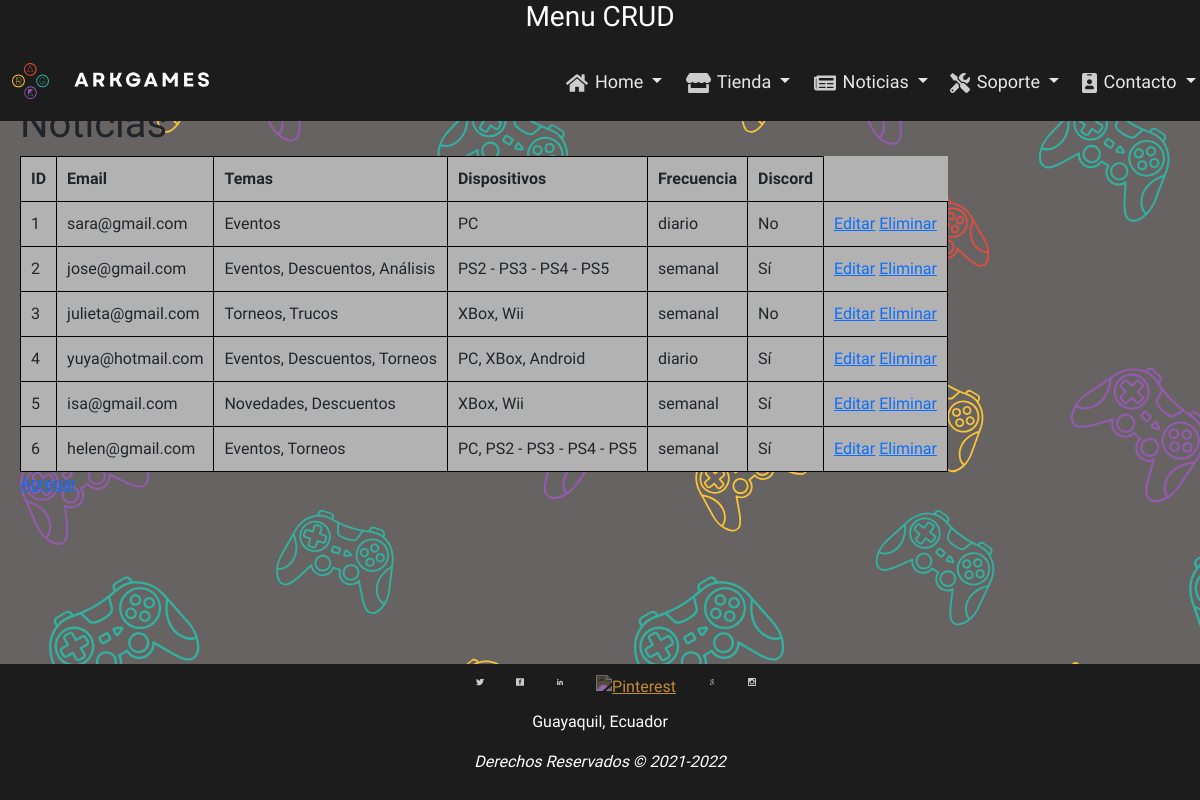
The page /views/Noticias/listar_noticias.php on the database its author committed.
### tables this page shows
CREATE TABLE `suscripcion` (
  `id_suscripcion` int NOT NULL AUTO_INCREMENT,
  `email` varchar(50) NOT NULL,
  `temas` varchar(200) NOT NULL,
  `dispositivos` varchar(200) NOT NULL,
  `frecuencia` varchar(10) NOT NULL,
  `discord` varchar(10) NOT NULL,
  PRIMARY KEY (`id_suscripcion`)
);

### views/Noticias/listar_noticias.php (the view, shortened to what this page needs)
<!DOCTYPE html>
<html lang="en">
    <head>
        <link rel="stylesheet" href="../../assets/css/master2.css" />
        <link href="https://cdn.jsdelivr.net/npm/bootstrap@5.1.1/dist/css/bootstrap.min.css" rel="stylesheet">
    </head>
    <body>
        <?php
        require_once '../Templates/menu.php';
        require_once '../../config/conexionPDO.php';
        $sql = "select * from suscripcion ";
        $stmt = $pdo->prepare($sql);
        $stmt->execute();
        ?>
        <div class="contenedor-table">
            <h1>Noticias</h1>
            <table>
                <thead>
                    <tr>
                        <th>ID</th>
                        <th>Email</th>
                        <th>Temas</th>
                        <th>Dispositivos</th>
                        <th>Frecuencia</th>
                        <th>Discord</th>
                    </tr>
                </thead>
                <tbody>
                    <?php
                    $filas = $stmt->fetchAll(PDO::FETCH_ASSOC);
                    foreach ($filas as $fila) {
                        $id = $fila['id_suscripcion'];
                        ?>
                        <tr>
                            <td><?php echo $id?></td>
                            <td><?php echo $fila['email'] ?></td>
                            <td><?php echo $fila['temas']?></td>
                            <td><?php echo $fila['dispositivos']?></td>
                            <td><?php echo $fila['frecuencia'] ?></td>
                            <td><?php echo $fila['discord'] ?></td>
                            <td>
                                <a href="editar_noticias.php?id=<?php echo $fila['id_suscripcion'] ?>">Editar</a>
                                <a href="eliminar_noticias.php?id=<?php echo $fila['id_suscripcion'] ?>">Eliminar</a>
                            </td>
                        </tr>
                    <?php } ?>
                </tbody>
            </table>
            <a href="agregar_noticias.php">Agregar</a>
        </div>
        <?php
            include_once '../Templates/footer.php'
        ?>
    </body>
</html>

### assets/css/master2.css (style rules this page uses)
* { font-family: "Source Sans 3", sans-serif; text-decoration: none; list-style: none; margin: 0px; padding: 0px; outline: none; min-width: 0px; }
html { position: relative; min-height: 100%; }
body { margin: 100px 0px 0px 0px; padding: 0px; background-color: rgb(104, 99, 99) !important; background-color: linear-gradient( 131deg, rgba(104, 99, 99, 1) 0%, rgba(33, 31, 31, 1) 100% ); background-image: url("../img/fondo_Arkgames.svg"); }
.contenedor-table, .contenedor-formulario { margin-top: 100px; margin-bottom: 25px; }

### views/Noticias/listar_noticias.php (style rules this page uses)
.contenedor-table { margin-left: 20px; }
table { border: #b2b2b2 1px solid; background-color: #b2b2b2; }
td, th { border: black 1px solid; padding: 10px; }

### rows shown on the page
suscripcion: id_suscripcion "1", email "sara@gmail.com", temas "Eventos", dispositivos "PC", frecuencia "diario", discord "No"
suscripcion: id_suscripcion "2", email "jose@gmail.com", temas "Eventos, Descuentos, Análisis", dispositivos "PS2 - PS3 - PS4 - PS5", frecuencia "semanal", discord "Sí"
suscripcion: id_suscripcion "3", email "julieta@gmail.com", temas "Torneos, Trucos", dispositivos "XBox, Wii", frecuencia "semanal", discord "No"
suscripcion: id_suscripcion "4", email "yuya@hotmail.com", temas "Eventos, Descuentos, Torneos", dispositivos "PC, XBox, Android", frecuencia "diario", discord "Sí"
suscripcion: id_suscripcion "5", email "isa@gmail.com", temas "Novedades, Descuentos", dispositivos "XBox, Wii", frecuencia "semanal", discord "Sí"
suscripcion: id_suscripcion "6", email "helen@gmail.com", temas "Eventos, Torneos", dispositivos "PC, PS2 - PS3 - PS4 - PS5", frecuencia "semanal", discord "Sí"
